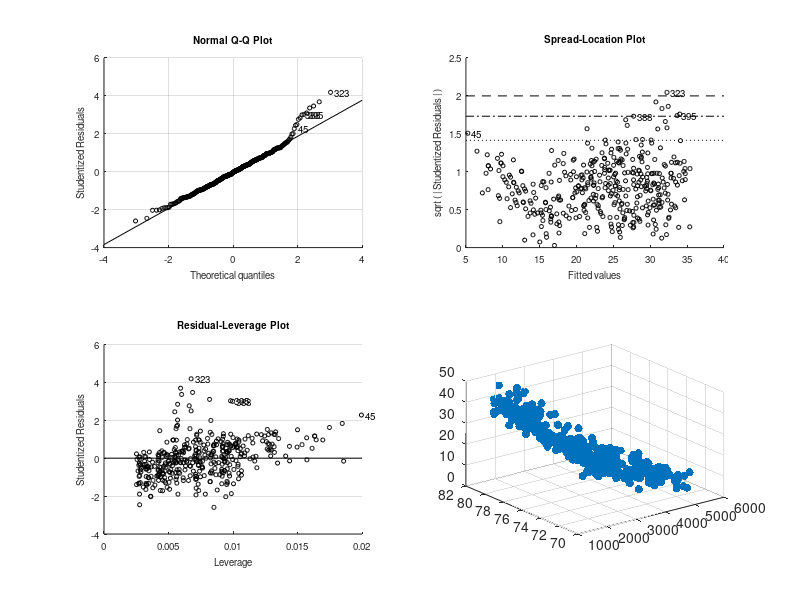

Write the MATLAB code that produced this figure. (Note: this script raises an error after producing the figure.)
load carbig.mat
rng('default');

%x = [Weight, Horsepower];
%x = [Weight, Cylinders];
%x = [Weight, Acceleration];
x = [Weight, Model_Year];
y = MPG;

%線形回帰モデルの生成
mdl = fitlm(x, y)

%可視化
scatter3(Weight, Model_Year, y, 'ro', 'filled')%%
hold on
x1fit = min(Weight):100:max(Weight);
x2fit = min(Model_Year):1:max(Model_Year);%%
[X1FIT X2FIT] = meshgrid(x1fit,x2fit);
YFIT = mdl.Coefficients.Estimate(1) + ...
    mdl.Coefficients.Estimate(2)*X1FIT + ...
    mdl.Coefficients.Estimate(3)*X2FIT;

mesh(X1FIT, X2FIT, YFIT)
xlabel('Weight');
ylabel('Model_Year');
zlabel('MPG');
view(50, 10);
hold off